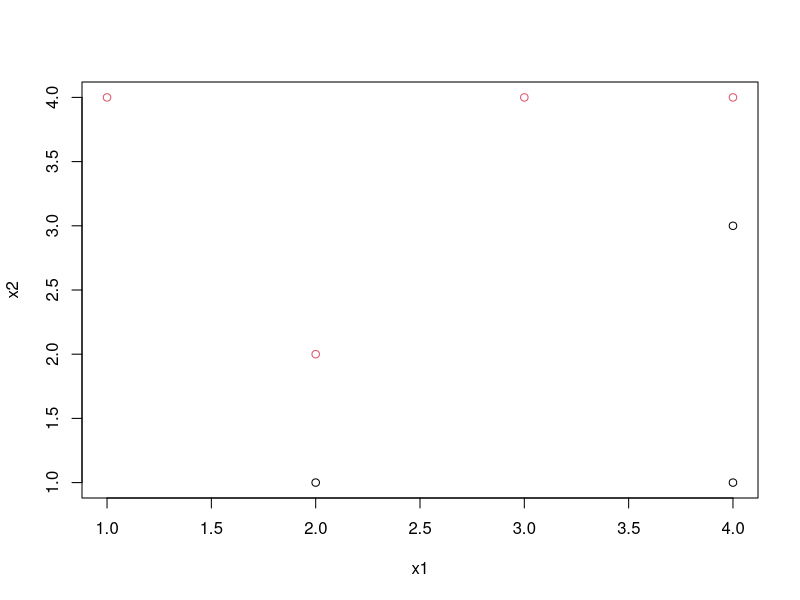
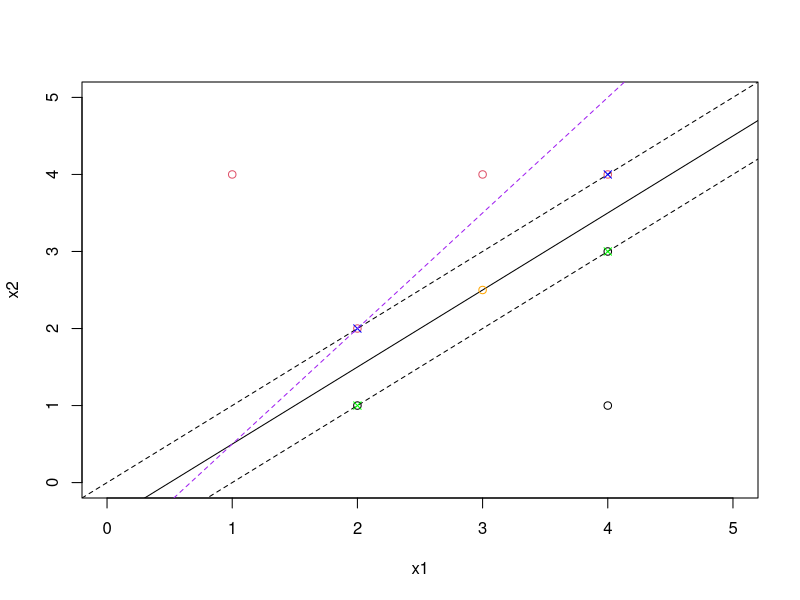

Recreate these plots in R, in order.
# 3. 
# Here we explore the maximal margin classifier on a toy data set.
# 
# (a) 
# 
# We are given n = 7 observations in p = 2 dimensions. For each
# observation, there is an associated class label.


x1 = c(3, 2, 4, 1, 2, 4, 4)
x2 = c(4, 2, 4, 4, 1, 3, 1)
x = cbind(x1, x2)
y = c("Red", "Red", "Red", "Red", "Blue", "Blue", "Blue")
dat = data.frame(x = x, y = as.factor(y))
y.fact = as.factor(y)

plot(x, col = y.fact)


# (b) Sketch the optimal separating hyperplane, and provide the equa-
#   tion for this hyperplane (of the form (9.1)).


plot(x, col = y.fact, xlim = c(0, 5), ylim = c(0, 5))
abline(-0.5, 1)

# (c) Describe the classification rule for the maximal margin classifier.
# It should be something along the lines of “Classify to Red if
# β 0 + β 1 X 1 + β 2 X 2 > 0, and classify to Blue otherwise.” Provide
# the values for β 0 , β 1 , and β 2 .




# (d) On your sketch, indicate the margin for the maximal margin
# hyperplane.

abline(-1, 1, lty = 2)
abline(0, 1, lty = 2)
?abline

# (e) Indicate the support vectors for the maximal margin classifier.

points(c(2, 4, 2, 4), c(2, 4, 1, 3), 
       col = c("blue", "blue", "green", "green"), pch=4)
?points

# (f) Argue that a slight movement of the seventh observation would
# not affect the maximal margin hyperplane.

# The observation is far from support vectors

# (g) Sketch a hyperplane that is not the optimal separating hyper-
#   plane, and provide the equation for this hyperplane.

abline(-1, 1.5, lty = 2, col = "purple")

# (h) Draw an additional observation on the plot so that the two
# classes are no longer separable by a hyperplane.

points(3, 2.5, col = "orange")
